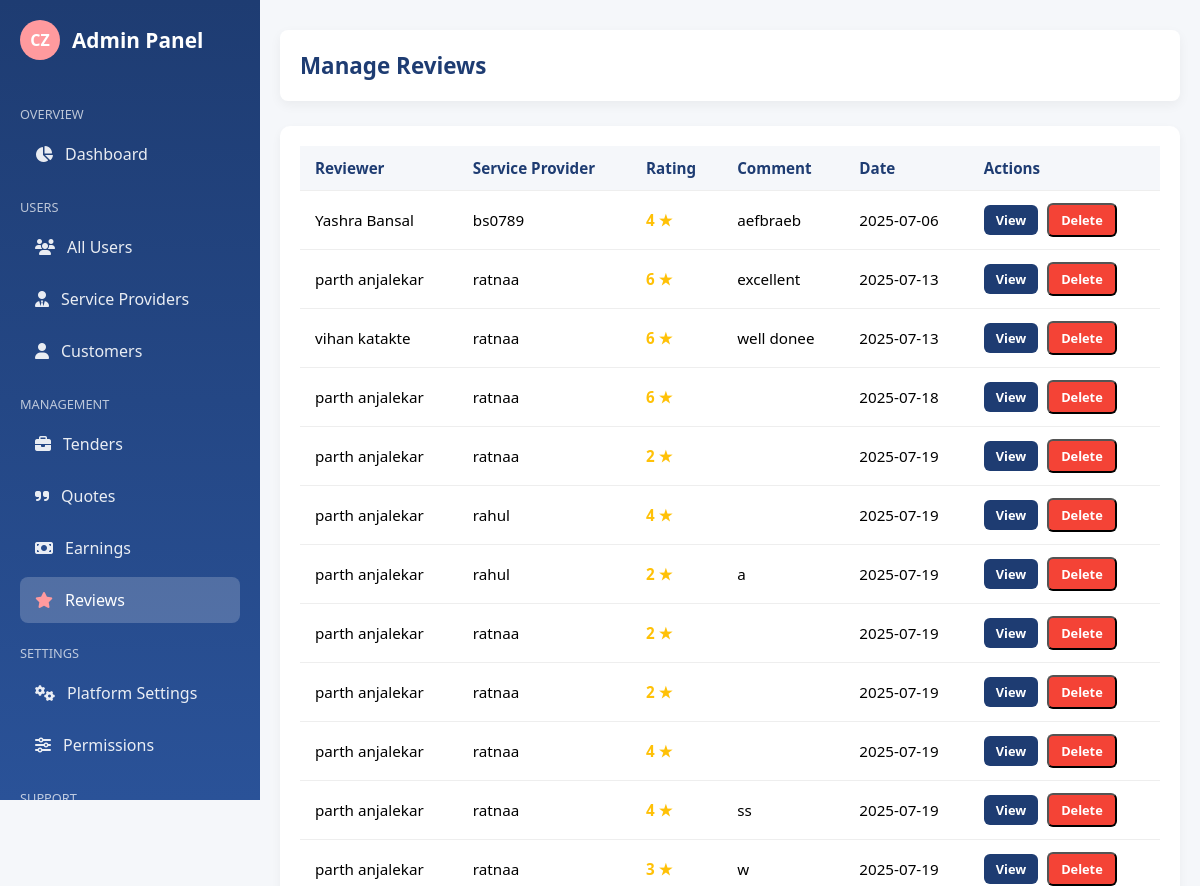
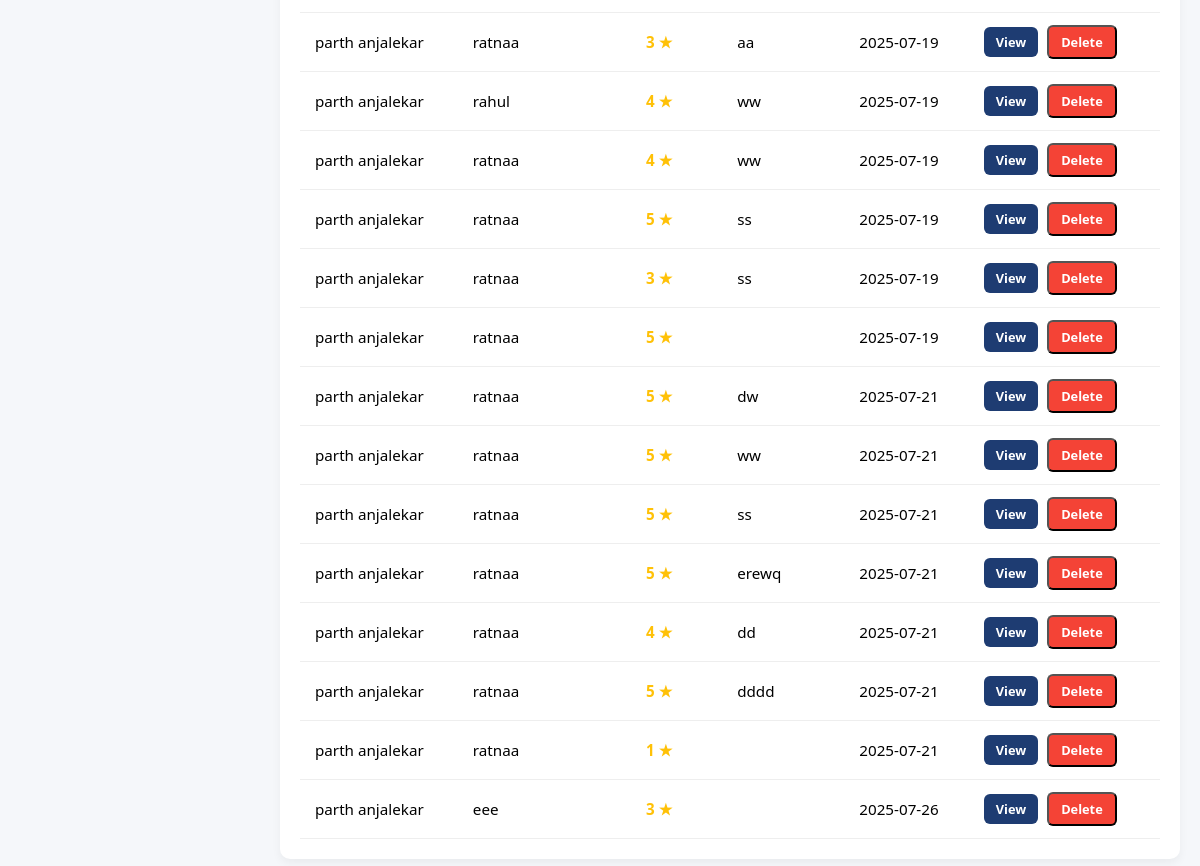
Page /reviews_admin/ (signed in) on the committed database (2 pictures, top to bottom).
### CommissionZeroApp/models.py (models this page shows, shortened)
class Review(models.Model):
    tender = models.ForeignKey('Tender', on_delete=models.CASCADE)
    provider = models.ForeignKey(User, related_name='reviews_received', on_delete=models.CASCADE)
    customer = models.ForeignKey(User, related_name='reviews_written', on_delete=models.CASCADE)
    rating = models.IntegerField()
    comment = models.TextField(blank=True)
    created_at = models.DateTimeField(auto_now_add=True)

### CommissionZeroApp/views.py (the view)
# urls.py: path('reviews_admin/', views.reviews_admin, name='reviews_admin'),
@role_required(['admin'])
@login_required
def reviews_admin(request):
    reviews = Review.objects.all().select_related('provider', 'customer')
    return render(request, 'CommissionZeroApp/admin/reviews_admin.html', {
        'reviews': reviews
    })

### CommissionZeroApp/context_processors.py (called while the page is built)
def provider_avg_rating(request):
    if request.user.is_authenticated and hasattr(request.user, 'role') and request.user.role == 'provider':
        avg_rating = Review.objects.filter(provider=request.user).aggregate(avg=Avg('rating'))['avg']
        return {'avg_rating': round(avg_rating or 0, 1)}
    return {}

### CommissionZeroApp/templates/CommissionZeroApp/admin/reviews_admin.html (shortened to what this page needs)
{% block content %}
{% load static %}
<!DOCTYPE html>
<html lang="en">
<head>
  <link rel="stylesheet" href="https://cdnjs.cloudflare.com/ajax/libs/font-awesome/6.4.0/css/all.min.css"/>
  <link rel="stylesheet" href="{% static 'css/admin/reviews_admin.css' %}" />
</head>
<body>
{% include "sidebar_admin.html" %}
<div class="main-content">
  <div class="admin-navbar">
    <h2>Manage Reviews</h2>
  </div>
  <div class="reviews-section">
    <table class="reviews-table">
      <thead>
        <tr>
          <th>Reviewer</th>
          <th>Service Provider</th>
          <th>Rating</th>
          <th>Comment</th>
          <th>Date</th>
          <th>Actions</th>
        </tr>
      </thead>
      <tbody>
        {% for review in reviews %}
        <tr>
          <td>{{ review.customer.get_full_name|default:review.customer.username }}</td>
          <td>{{ review.provider.profile.business_name|default:review.provider.username }}</td>
          <td><span class="rating">{{ review.rating }} ★</span></td>
          <td>{{ review.comment }}</td>
          <td>{{ review.created_at|date:"Y-m-d" }}</td>
          <td>
            <a href="{% url 'view_review_admin' review.id %}" class="btn view">View</a>
            <form action="{% url 'delete_review_admin' review.id %}" method="POST" style="display:inline;" onsubmit="return confirm('Are you sure you want to delete this review?');">
              <button type="submit" class="btn delete">Delete</button>
            </form>
          </td>
        </tr>
        {% empty %}
        <tr><td colspan="6" class="text-center">No reviews found.</td></tr>
        {% endfor %}
      </tbody>
    </table>
  </div>
</div>
</body>
</html>
{% endblock %}

### static/css/admin/reviews_admin.css (style rules this page uses)
:root { --primary: #1e3c72; --secondary: #2a5298; --light: #f5f7fa; --dark: #2d2d2d; --success: #4caf50; --warning: #ffc107; --danger: #f44336; }
* { box-sizing: border-box; margin: 0; padding: 0; font-family: 'Segoe UI', sans-serif; }
body { background-color: var(--light); display: flex; min-height: 100vh; }
.main-content { margin-left: 260px; padding: 30px 20px; width: 100%; }
.admin-navbar { background: white; padding: 20px; box-shadow: 0 4px 12px rgba(0,0,0,0.05); margin-bottom: 25px; border-radius: 8px; }
.admin-navbar h2 { font-size: 1.4rem; color: var(--primary); }
.reviews-section { background: white; padding: 20px; border-radius: 10px; box-shadow: 0 4px 10px rgba(0,0,0,0.05); overflow-x: auto; }
.reviews-table { width: 100%; border-collapse: collapse; min-width: 800px; }
.reviews-table th, .reviews-table td { text-align: left; padding: 12px 15px; border-bottom: 1px solid #eee; font-size: 0.95rem; }
.reviews-table th { background-color: var(--light); color: var(--primary); }
.rating { font-weight: bold; color: var(--warning); }
.btn { display: inline-block; padding: 6px 12px; border-radius: 6px; text-decoration: none; font-size: 0.8rem; font-weight: 600; margin-right: 5px; transition: 0.3s; cursor: pointer; }
.btn.view { background: var(--primary); color: white; }
.btn.delete { background: var(--danger); color: white; }

### static/css/admin/sidebar_admin.css (style rules this page uses)
:root { --primary: #1e3c72; --secondary: #2a5298; --accent: #ff9a9e; --light: #f5f7fa; --sidebar-width: 260px; }

### rows in the picture
Review: customer.get_full_name "Yashra Bansal", provider.profile.business_name "bs0789", rating "4", comment "aefbraeb", created_at "2025-07-06"
Review: customer.get_full_name "parth anjalekar", provider.profile.business_name "ratnaa", rating "6", comment "excellent", created_at "2025-07-13"
Review: customer.get_full_name "vihan katakte", provider.profile.business_name "ratnaa", rating "6", comment "well donee", created_at "2025-07-13"
Review: customer.get_full_name "parth anjalekar", provider.profile.business_name "ratnaa", rating "6", created_at "2025-07-18"
Review: customer.get_full_name "parth anjalekar", provider.profile.business_name "ratnaa", rating "2", created_at "2025-07-19"
Review: customer.get_full_name "parth anjalekar", provider.profile.business_name "rahul", rating "4", created_at "2025-07-19"
Review: customer.get_full_name "parth anjalekar", provider.profile.business_name "rahul", rating "2", comment "a", created_at "2025-07-19"
Review: customer.get_full_name "parth anjalekar", provider.profile.business_name "ratnaa", rating "2", created_at "2025-07-19"
Review: customer.get_full_name "parth anjalekar", provider.profile.business_name "ratnaa", rating "2", created_at "2025-07-19"
Review: customer.get_full_name "parth anjalekar", provider.profile.business_name "ratnaa", rating "4", created_at "2025-07-19"
Review: customer.get_full_name "parth anjalekar", provider.profile.business_name "ratnaa", rating "4", comment "ss", created_at "2025-07-19"
Review: customer.get_full_name "parth anjalekar", provider.profile.business_name "ratnaa", rating "3", comment "w", created_at "2025-07-19"
Review: customer.get_full_name "parth anjalekar", provider.profile.business_name "ratnaa", rating "3", comment "aa", created_at "2025-07-19"
Review: customer.get_full_name "parth anjalekar", provider.profile.business_name "rahul", rating "4", comment "ww", created_at "2025-07-19"
Review: customer.get_full_name "parth anjalekar", provider.profile.business_name "ratnaa", rating "4", comment "ww", created_at "2025-07-19"
Review: customer.get_full_name "parth anjalekar", provider.profile.business_name "ratnaa", rating "5", comment "ss", created_at "2025-07-19"
Review: customer.get_full_name "parth anjalekar", provider.profile.business_name "ratnaa", rating "3", comment "ss", created_at "2025-07-19"
Review: customer.get_full_name "parth anjalekar", provider.profile.business_name "ratnaa", rating "5", created_at "2025-07-19"
Review: customer.get_full_name "parth anjalekar", provider.profile.business_name "ratnaa", rating "5", comment "dw", created_at "2025-07-21"
Review: customer.get_full_name "parth anjalekar", provider.profile.business_name "ratnaa", rating "5", comment "ww", created_at "2025-07-21"
Review: customer.get_full_name "parth anjalekar", provider.profile.business_name "ratnaa", rating "5", comment "ss", created_at "2025-07-21"
Review: customer.get_full_name "parth anjalekar", provider.profile.business_name "ratnaa", rating "5", comment "erewq", created_at "2025-07-21"
Review: customer.get_full_name "parth anjalekar", provider.profile.business_name "ratnaa", rating "4", comment "dd", created_at "2025-07-21"
Review: customer.get_full_name "parth anjalekar", provider.profile.business_name "ratnaa", rating "5", comment "dddd", created_at "2025-07-21"
Review: customer.get_full_name "parth anjalekar", provider.profile.business_name "ratnaa", rating "1", created_at "2025-07-21"
Review: customer.get_full_name "parth anjalekar", provider.profile.business_name "eee", rating "3", created_at "2025-07-26"
